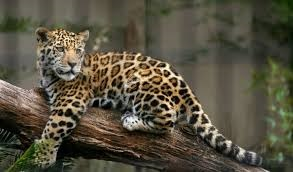
#> input picture Images/img1.jpg, 293 x 172 px, found by its file name
$ python imagemMoldura.py
#> lines starting #> are read from the running program, lines starting #| are printed output that depends on the picture
from PIL import Image
import random

def imagemModlura(pathImages,imagem):
    pixelMap = imagem.load()
    for i in range(imagem.width):
        for j in range(imagem.height):
            if i < 20 or i > imagem.width-20:
                red=random.randint(0,255)
                green=random.randint(0,255)
                blue =random.randint(0,255)
                pixelMap[i,j] = (red, green, blue)
            if j < 20 or j > imagem.height-20:
                red=random.randint(0,255)
                green=random.randint(0,255)
                blue =random.randint(0,255)
                pixelMap[i,j] = (red, green, blue)

    imagem.show()
    imagem.save(pathImages+'teste.jpg')

pathImages = ".\\Images\\"
newSize = (400,400)
imagem = Image.open(pathImages+'img1.jpg')
#> imagem is the input picture: PIL image 293x172 RGB; mean R, G, B 86.7, 81.2, 64.4

imagemModlura(pathImages,imagem)
#> in imagemModlura, `imagem.show()`:
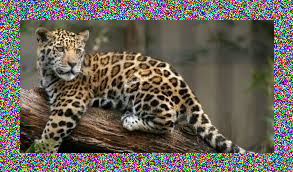
#> shown: PIL image 293x172 RGB; mean R, G, B 105.3, 99.9, 88.6

$ run again, with Images/img2.jpg copied over Images/img1.jpg
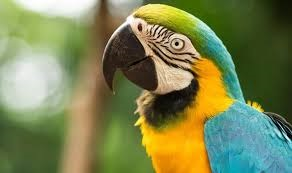
#> input picture Images/img2.jpg, 292 x 173 px, found by its file name
#> imagem is the input picture: PIL image 292x173 RGB; mean R, G, B 123.6, 132.1, 82.7
#> in imagemModlura, `imagem.show()`:
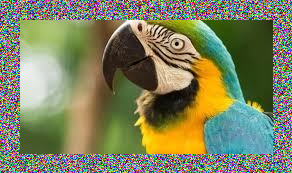
#> shown: PIL image 292x173 RGB; mean R, G, B 126.2, 129.6, 95.8

$ run again, with Images/img3.jpg copied over Images/img1.jpg
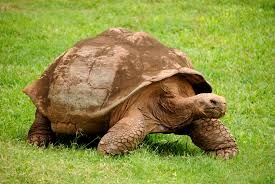
#> input picture Images/img3.jpg, 275 x 184 px, found by its file name
#> imagem is the input picture: PIL image 275x184 RGB; mean R, G, B 143.1, 147.2, 67
#> in imagemModlura, `imagem.show()`:
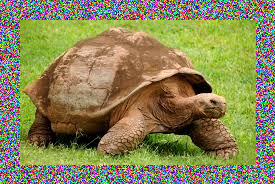
#> shown: PIL image 275x184 RGB; mean R, G, B 136, 132.2, 87.6

$ run again, with Images/img4.jpg copied over Images/img1.jpg
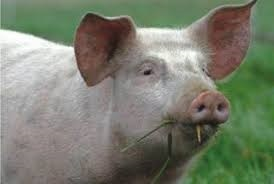
#> input picture Images/img4.jpg, 274 x 184 px, found by its file name
#> imagem is the input picture: PIL image 274x184 RGB; mean R, G, B 120.7, 125.9, 109.8
#> in imagemModlura, `imagem.show()`:
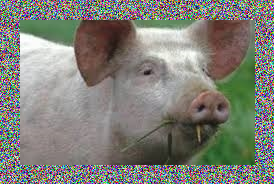
#> shown: PIL image 274x184 RGB; mean R, G, B 127.2, 127, 119.3
